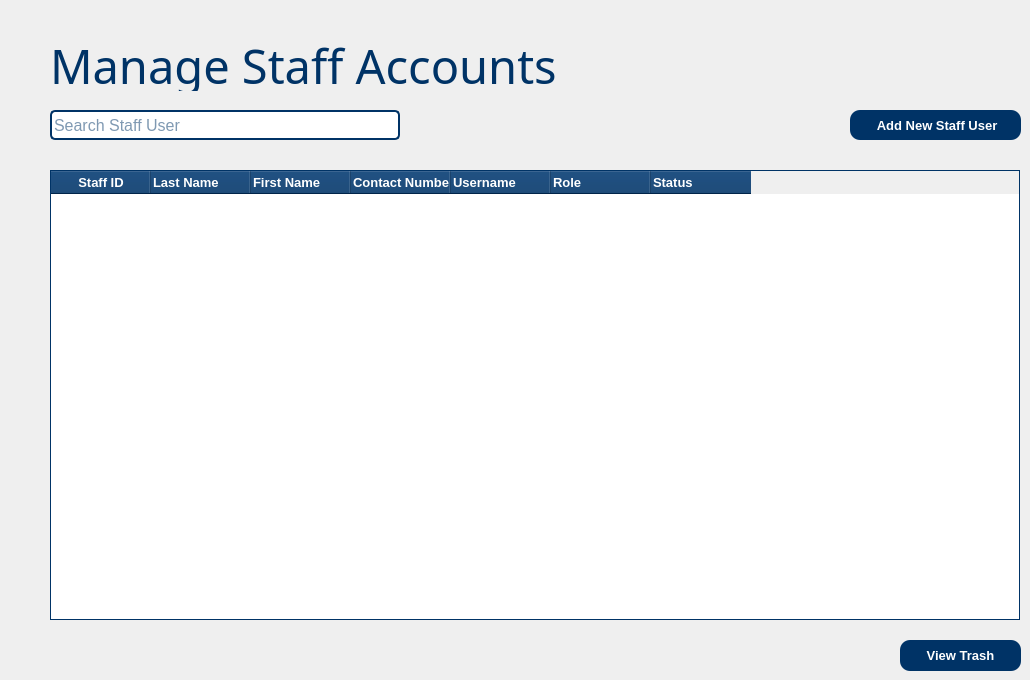
    <widget class="QWidget" name="pageStaffs">
     <widget class="QLabel" name="label_Staff">
      <property name="geometry">
       <rect>
        <x>50</x>
        <y>40</y>
        <width>561</width>
        <height>51</height>
       </rect>
      </property>
      <property name="font">
       <font>
        <family>Cooper Black</family>
        <pointsize>35</pointsize>
        <weight>50</weight>
        <bold>false</bold>
       </font>
      </property>
      <property name="styleSheet">
       <string notr="true">color: rgb(0, 51, 102);</string>
      </property>
      <property name="text">
       <string>Manage Staff Accounts</string>
      </property>
     </widget>
     <widget class="QTableWidget" name="tableWidgetStaff">
      <property name="geometry">
       <rect>
        <x>50</x>
        <y>170</y>
        <width>970</width>
        <height>450</height>
       </rect>
      </property>
      <property name="styleSheet">
       <string notr="true">QTableWidget {
    border: 1px solid  rgb(0, 51, 102);
    background-color: white;
    gridline-color: #dcdcdc;
}

QHeaderView::section {
    background-color: rgb(0, 51, 102);
    color: white;
    padding: 2px;
}

QTableWidget::item {
    font-size: 10px;
	padding-left: 2px;
}
</string>
      </property>
      <column>
       <property name="text">
        <string>Staff ID</string>
       </property>
       <property name="font">
        <font>
         <family>Arial</family>
         <pointsize>10</pointsize>
         <weight>75</weight>
         <bold>true</bold>
        </font>
       </property>
      </column>
      <column>
       <property name="text">
        <string>Last Name</string>
       </property>
       <property name="font">
        <font>
         <family>Arial</family>
         <pointsize>10</pointsize>
         <weight>75</weight>
         <bold>true</bold>
        </font>
       </property>
       <property name="textAlignment">
        <set>AlignLeading|AlignVCenter</set>
       </property>
      </column>
      <column>
       <property name="text">
        <string>First Name</string>
       </property>
       <property name="font">
        <font>
         <family>Arial</family>
         <pointsize>10</pointsize>
         <weight>75</weight>
         <bold>true</bold>
        </font>
       </property>
       <property name="textAlignment">
        <set>AlignLeading|AlignVCenter</set>
       </property>
      </column>
      <column>
       <property name="text">
        <string>Contact Number</string>
       </property>
       <property name="font">
        <font>
         <family>Arial</family>
         <pointsize>10</pointsize>
         <weight>75</weight>
         <bold>true</bold>
        </font>
       </property>
       <property name="textAlignment">
        <set>AlignLeading|AlignVCenter</set>
       </property>
      </column>
      <column>
       <property name="text">
        <string>Username</string>
       </property>
       <property name="font">
        <font>
         <family>Arial</family>
         <pointsize>10</pointsize>
         <weight>75</weight>
         <bold>true</bold>
        </font>
       </property>
       <property name="textAlignment">
        <set>AlignLeading|AlignVCenter</set>
       </property>
      </column>
      <column>
       <property name="text">
        <string>Role</string>
       </property>
       <property name="font">
        <font>
         <family>Arial</family>
         <pointsize>10</pointsize>
         <weight>75</weight>
         <bold>true</bold>
        </font>
       </property>
       <property name="textAlignment">
        <set>AlignLeading|AlignVCenter</set>
       </property>
      </column>
      <column>
       <property name="text">
        <string>Status</string>
       </property>
       <property name="font">
        <font>
         <family>Arial</family>
         <pointsize>10</pointsize>
         <weight>75</weight>
         <bold>true</bold>
        </font>
       </property>
       <property name="textAlignment">
        <set>AlignLeading|AlignVCenter</set>
       </property>
      </column>
     </widget>
     <widget class="QLineEdit" name="lineEditSearchStaff">
      <property name="geometry">
       <rect>
        <x>50</x>
        <y>110</y>
        <width>350</width>
        <height>30</height>
       </rect>
      </property>
      <property name="font">
       <font>
        <family>Arial</family>
        <pointsize>12</pointsize>
       </font>
      </property>
      <property name="toolTipDuration">
       <number>-1</number>
      </property>
      <property name="styleSheet">
       <string notr="true">background-color: white;
color:  rgb(0, 51, 102);
border: 2px solid rgb(0, 51, 102);
border-radius: 5px;</string>
      </property>
      <property name="cursorPosition">
       <number>0</number>
      </property>
      <property name="alignment">
       <set>Qt::AlignLeading|Qt::AlignLeft|Qt::AlignVCenter</set>
      </property>
      <property name="placeholderText">
       <string>Search Staff User</string>
      </property>
      <property name="cursorMoveStyle">
       <enum>Qt::LogicalMoveStyle</enum>
      </property>
      <property name="clearButtonEnabled">
       <bool>false</bool>
      </property>
     </widget>
     <widget class="QPushButton" name="pushBtnAddStaff">
      <property name="geometry">
       <rect>
        <x>850</x>
        <y>110</y>
        <width>171</width>
        <height>30</height>
       </rect>
      </property>
      <property name="font">
       <font>
        <family>Arial</family>
        <pointsize>10</pointsize>
        <weight>75</weight>
        <bold>true</bold>
       </font>
      </property>
      <property name="styleSheet">
       <string notr="true">background-color: rgb(0, 51, 102);
color: white;
border-radius: 10px;</string>
      </property>
      <property name="text">
       <string> Add New Staff User</string>
      </property>
      <property name="icon">
       <iconset>
        <normaloff>../wfpics/addIcon.png</normaloff>../wfpics/addIcon.png</iconset>
      </property>
      <property name="checkable">
       <bool>false</bool>
      </property>
     </widget>
     <widget class="QPushButton" name="pushBtnTrashUser">
      <property name="geometry">
       <rect>
        <x>900</x>
        <y>640</y>
        <width>121</width>
        <height>31</height>
       </rect>
      </property>
      <property name="font">
       <font>
        <family>Arial</family>
        <pointsize>10</pointsize>
        <weight>75</weight>
        <bold>true</bold>
       </font>
      </property>
      <property name="styleSheet">
       <string notr="true">background-color: rgb(0, 51, 102);
color: white;
border-radius: 10px;</string>
      </property>
      <property name="text">
       <string>View Trash</string>
      </property>
      <property name="icon">
       <iconset>
        <normaloff>../wfpics/trashIcon.png</normaloff>../wfpics/trashIcon.png</iconset>
      </property>
      <property name="checkable">
       <bool>false</bool>
      </property>
     </widget>
    </widget>
